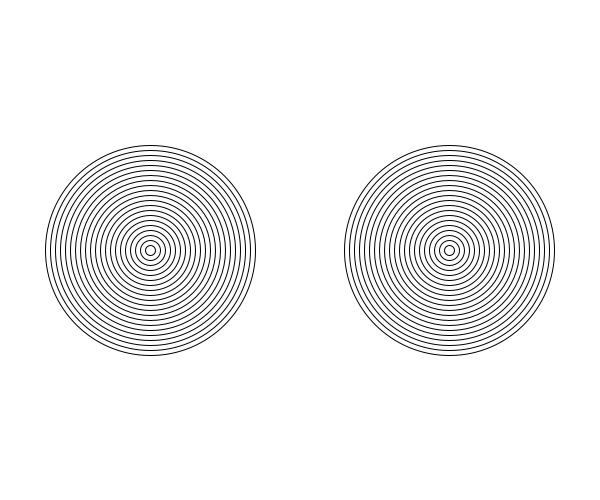
Frame 1 (no input)
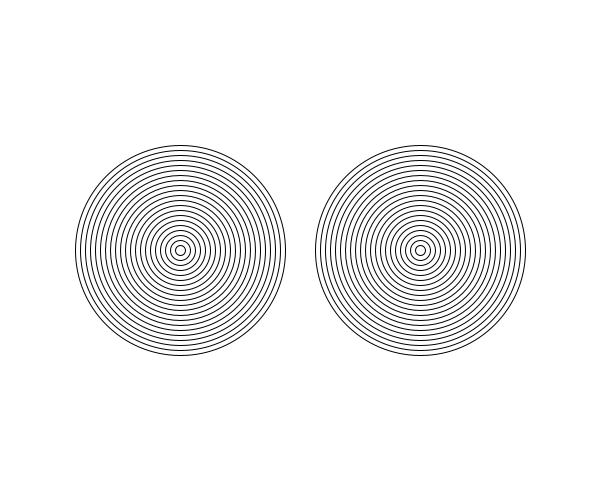
Frame 60 (the mouse pressed at the canvas centre just before this capture)
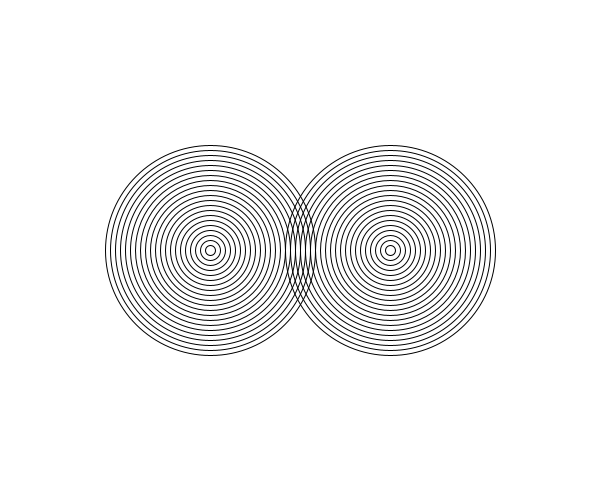
Frame 120 (the mouse held since frame 60 and released just before this capture)

The Processing sketch that drew these frames (run headless with seeded random() and noise(); from frame 60 on, the mouse is pressed at the canvas centre):

// Processing sketch: IntersectingCircles
// ── IntersectingCircles.pde
void setup() {
  size(600, 500);
}
float x1 = 150;
float x2 = 450;

void draw() {
  background(255,255,255);
  noFill();
  x1 = x1 + 0.5;
  x2 = x2 - 0.5;
  for (int i = 10; i < 215; i = i + 10) {
    ellipse(x1, 250, i, i);
  }
  for (int i = 10; i < 215; i = i + 10) {
    ellipse(x2, 250, i, i);
  }
}
